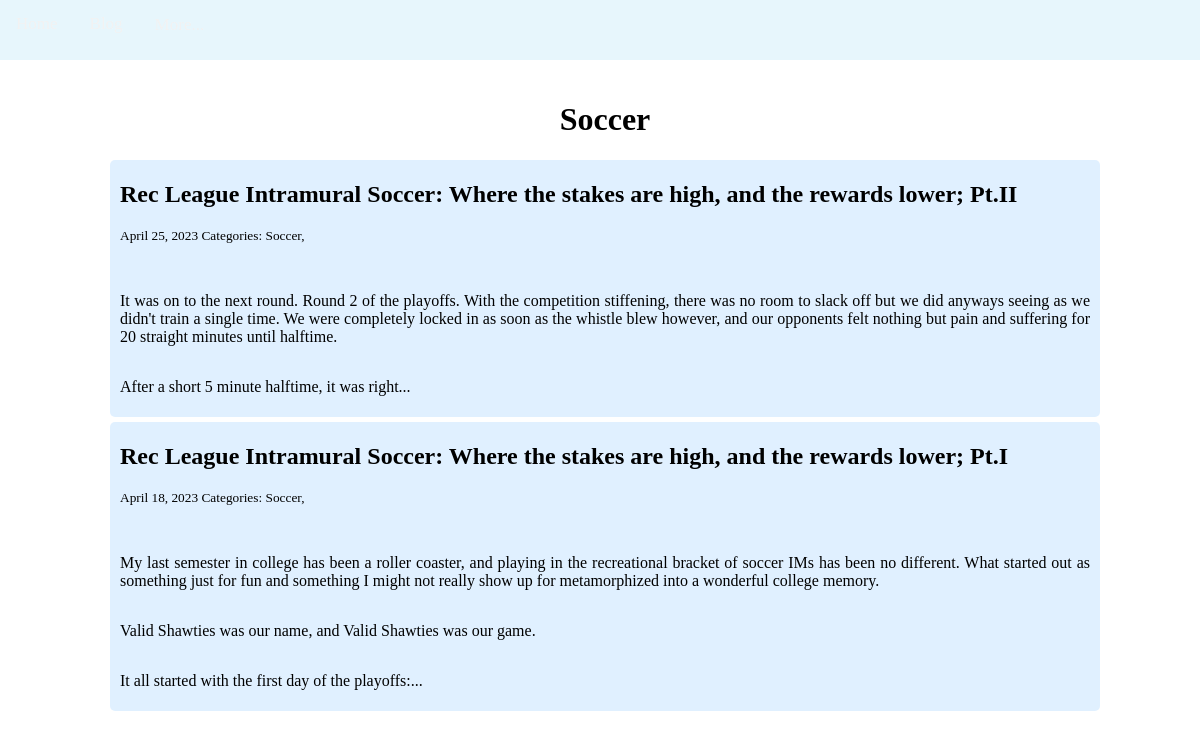
Screenshot of /blog/Soccer/ with the database file from the repository.
### blog/models.py (models this page shows)
class Category(models.Model):
    name = models.CharField(max_length=20)
    caption = models.CharField(max_length=255)
    image = models.ImageField(upload_to='images')

class Post(models.Model):
    title = models.CharField(max_length=255)
    body = models.TextField()
    created_on = models.DateTimeField(auto_now_add=True)
    last_modified = models.DateTimeField(auto_now=True)
    categories = models.ManyToManyField("category", related_name="posts")
    image = models.ImageField(upload_to='images')
    class Meta:
        ordering = ['-created_on']

### blog/views.py (the view)
# urls.py: path('<category>/', views.blog_category, name='blog_category'),
def blog_category(request, category):
    posts = Post.objects.filter(categories__name__contains=category).order_by('-created_on')
    context = {
        "posts": posts,
        "category": category
    }
    return render(request, 'blog_category.html', context)

### blog/templates/blog_category.html
{% extends 'base_generic.html' %}
{% block content %}
    <div class="blog-container">
        <h1>{{ category | title }}</h1>
        {% for post in posts %}
        <div class="blog-post">
            <h2><a href="{% url 'blog_detail' post.pk %}">{{ post.title }}</a></h2>
            <small>
                {{ post.created_on.date }}
                Categories:
                {% for category in post.categories.all %}
                <a href="{% url 'blog_category' category.name %}">
                    {{ category.name }},
                </a>
                {% endfor %}
            </small>
            <p>{{ post.body | linebreaks | slice:":400" }}...</p>
        </div>
        {% endfor %}
    </div>
{% endblock %}

### myblogsite/static/style1.css (style rules this page uses)
body { background-image: url('IMG_5010.jpg'); background-position: top center; background-attachment: scroll; width: 100%; background-size: cover; background-repeat: no-repeat; margin: 0; display: grid; place-items: center; }
.blog-container { background-color: rgba(137, 207, 240,0); margin: 60px 50px 50px 60px; padding: 20px 50px 20px; text-align: center; }
.blog-post { background-color: rgba(224, 240, 255,.98); padding: 1px 10px 5px 10px; text-align: left; border-radius: 5px; margin-top: 5px; display:grid; }
.blog-post a { text-decoration: none; color: black; }
.blog-post p { text-align: justify; }

### rows the page displays
Category: name "Soccer"
Post: title "Rec League Intramural Soccer: Where the stakes are high, and the rewards lower; Pt.II", created_on "April 25, 2023", body "It was on to the next round. Round 2 of the playoffs. With the competition stiffening, there was no room to slack off but we did anyways seeing as we didn't train a single time. We were completely locked in as soon as the whistle blew however, and our opponents felt nothing but pain and suffering for 20 straight minutes until halftime. After a short 5 minute halftime, it was right"
Post: title "Rec League Intramural Soccer: Where the stakes are high, and the rewards lower; Pt.I", created_on "April 18, 2023", body "My last semester in college has been a roller coaster, and playing in the recreational bracket of soccer IMs has been no different. What started out as something just for fun and something I might not really show up for metamorphized into a wonderful college memory. Valid Shawties was our name, and Valid Shawties was our game. It all started with the first day of the playoffs:"
